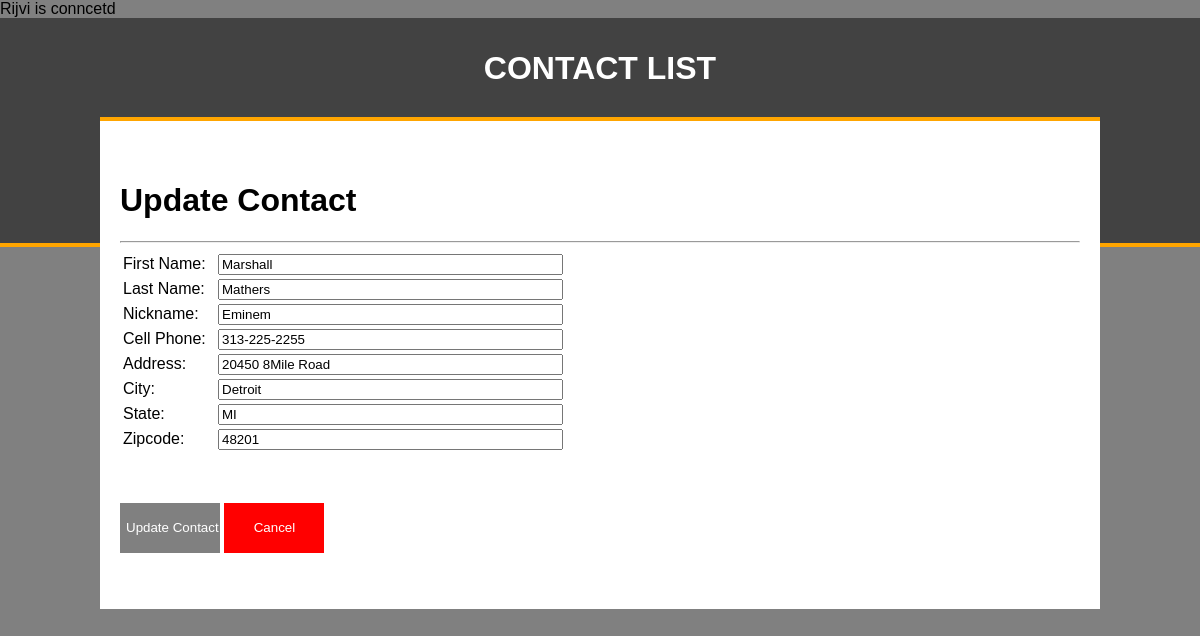
Screenshot of /update_contact.php?id=29 with the database file from the repository.
### tables this page shows
CREATE TABLE IF NOT EXISTS `contacts` (
  `contact_id` int(11) NOT NULL AUTO_INCREMENT,
  `contact_fname` varchar(100) NOT NULL,
  `contact_lname` varchar(100) NOT NULL,
  `contact_nickname` varchar(100) NOT NULL,
  `contact_cphone` varchar(50) NOT NULL,
  `contact_hphone` varchar(50) NOT NULL,
  `contact_wphone` varchar(50) NOT NULL,
  `contact_address` varchar(100) NOT NULL,
  `contact_city` varchar(50) NOT NULL,
  `contact_state` varchar(50) NOT NULL,
  `contact_zipcode` varchar(50) NOT NULL,
  `contact_profile` varchar(255) NOT NULL,
  `contact_notes` longblob NOT NULL,
  `contact_status` enum('0','1') NOT NULL DEFAULT '1',
  PRIMARY KEY (`contact_id`)
);

### update_contact.php (the view, shortened to what this page needs)
<?php
	require_once"connection.php";
	if (isset($_GET['id'])) {
		$id = $_GET['id'];
		$get_contact = "select * from contacts where contact_id = '$id'";
		$sql_get_contact = $conn->query($get_contact);
		$row = mysqli_fetch_array($sql_get_contact);
	}
 ?>
<!DOCTYPE html>
<html>
<head>
	<?php include"includes/head.inc"; ?>
</head>
<body>
	<div class="wrapper">
		<div class="header">
			<div class="headerContent"><h1>CONTACT LIST</h1></div>
		</div>
		<div class="content">
		<div><h1>Update Contact</h1></div>
			<hr>
			<div class="contact">
				<div class="contact_insert">
					<form action="update_contact.php?id=<?php echo $row["contact_id"]; ?>" method="post" enctype="multipart/form-data">
						<table style="float:left" width="50%">
							<tr>
								<td>First Name:</td>
								<td><input type="text" name="fname" value="<?php echo $row['contact_fname'] ?>"  size="40%"></td>
							</tr>
							<tr>
								<td>Last Name:</td>
								<td><input type="text" name="lname" value="<?php echo $row['contact_lname'] ?>" size="40%"></td>
							</tr>
							<tr>
								<td>Nickname:</td>
								<td><input type="text" name="nickname" value="<?php echo $row['contact_nickname'] ?>" size="40%"></td>
							</tr>
							<tr>
								<td>Cell Phone:</td>
								<td><input type="text" name="cphone" value="<?php echo $row['contact_cphone'] ?>" size="40%"></td>
							</tr>
							<tr>
								<td>Address:</td>
								<td><input type="text" name="address" value="<?php echo $row['contact_address'] ?>" size="40%"></td>
							</tr>
							<tr>
								<td>City:</td>
								<td><input type="text" name="city" value="<?php echo $row['contact_city'] ?>" size="40%"></td>
							</tr>
							<tr>
								<td>State:</td>
								<td><input type="text" name="state" value="<?php echo $row['contact_state'] ?>" size="40%"></td>
							</tr>
							<tr>
								<td>Zipcode:</td>
								<td><input type="text" name="zipcode" value="<?php echo $row['contact_zipcode'] ?>" size="40%"></td>
							</tr>
						</table>
						<input class="insert_contact_button" type="submit" name="submit" value="Update Contact">
						<a href="index.php"><input class="cancel_contact_button" type="button" value="Cancel"></a>
					</form>
				</div>
			</div>
		</div>
</body>
</html>

### css/styles.css (style rules this page uses)
body { font-family:helvetica, arial, sans-serif; padding:0; margin:0; background-color:grey; }
.header { width:100%; border-bottom:4px solid orange; height: 225px; background-color:#424242; }
.header .headerContent { width:80%; margin:0 auto; line-height:100px; }
.header .headerContent h1 { margin:0; text-align: center; color:#ffffff; font-weight: bold; }
.wrapper { width:100%; }
.content { width:80%; margin:-130px auto 0 auto; background-color:#ffffff; border-top:4px solid orange; padding:40px 20px; }
.contact { width:100%; }
.insert_contact_button { width: 100px; height: 50px; background-color:grey; color:#ffffff; border:none; margin-top:50px; }
.cancel_contact_button { width: 100px; height: 50px; background-color:red; color:#ffffff; border:none; margin-top:50px; }

### rows the page displays
contacts: fname "Marshall", lname "Mathers", nickname "Eminem", cphone "313-225-2255", address "20450 8Mile Road", city "Detroit", state "MI", zipcode "48201"
